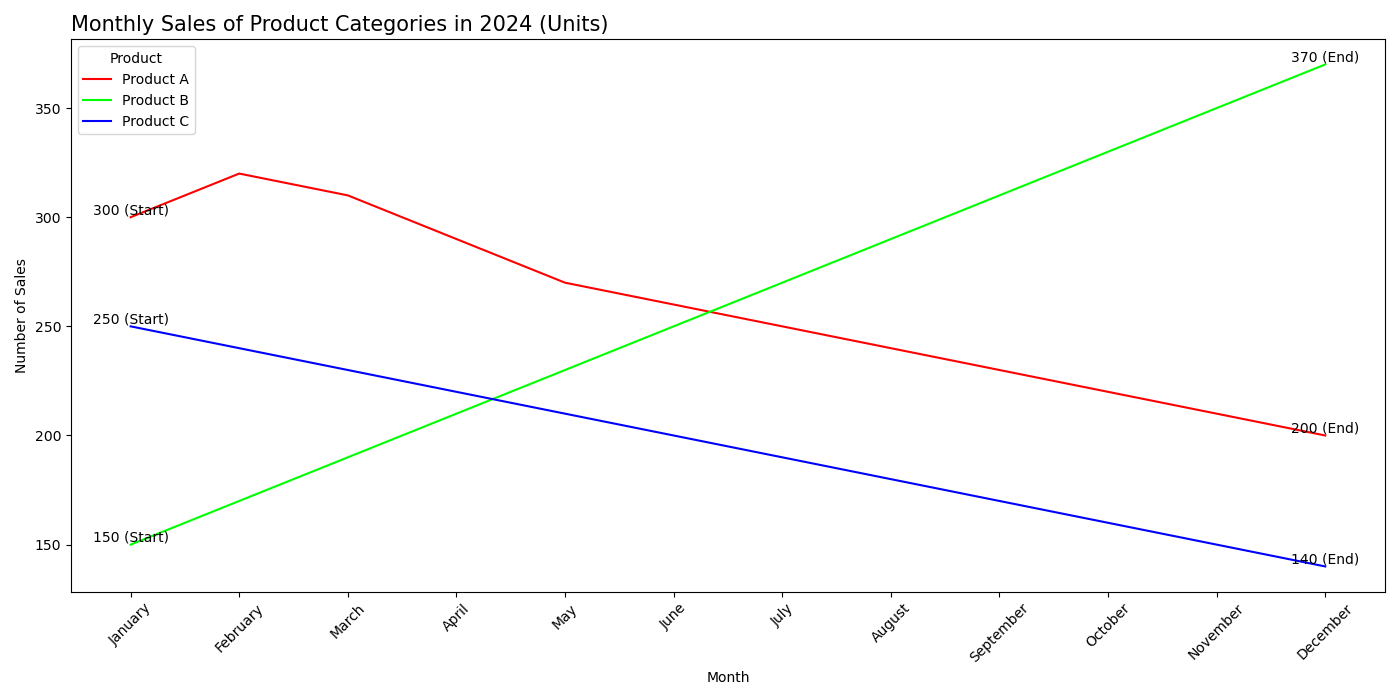

Generate this figure with Python:

import pandas as pd
import seaborn as sns
import matplotlib.pyplot as plt

# Create data
data = {
    'Month': ["January", "February", "March", "April", "May", "June",
              "July", "August", "September", "October", "November", "December"],
    'Product A': [300, 320, 310, 290, 270, 260, 250, 240, 230, 220, 210, 200],
    'Product B': [150, 170, 190, 210, 230, 250, 270, 290, 310, 330, 350, 370],
    'Product C': [250, 240, 230, 220, 210, 200, 190, 180, 170, 160, 150, 140]
}

# Convert data into DataFrame
df = pd.DataFrame(data)

# Melt the DataFrame
df_melted = df.melt('Month', var_name='Product', value_name='Sales')

# Create the line plot
plt.figure(figsize=(14, 7))
sns.lineplot(data=df_melted, x='Month', y='Sales', hue='Product',
             palette=['#FF0000', '#00FF00', '#0000FF'])

# Add annotations for the start and end of each line
for product in ['Product A', 'Product B', 'Product C']:
    plt.text(x=df['Month'][0], y=df[product][0], s=f"{df[product][0]} (Start)",
             color='black', ha='center', va='bottom')
    plt.text(x=df['Month'].iloc[-1], y=df[product].iloc[-1],
             s=f"{df[product].iloc[-1]} (End)", color='black', ha='center', va='bottom')

plt.title('Monthly Sales of Product Categories in 2024 (Units)', loc='left', fontsize=15)
plt.xlabel('Month')
plt.ylabel('Number of Sales')
plt.xticks(rotation=45)
plt.tight_layout()
plt.show()
